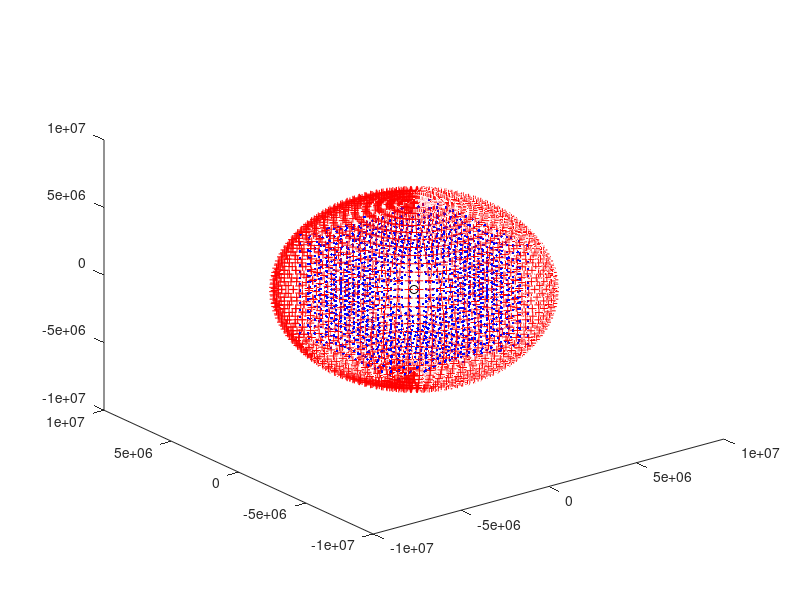

Reproduce this figure in MATLAB.
clc
clear

resolution = 5;

R         = 6371229.0;
d2r       = pi/180;

a         = R/sqrt(3);

dlambda   = resolution*d2r;
dtheta    = resolution*d2r;
lambda    = -pi:dlambda:pi;
theta     = -pi/2:dtheta:pi/2;

nx        = size(lambda,2);
ny        = size(theta ,2);

lambda    = repmat(lambda,ny,1);
theta     = repmat(theta ,nx,1)';
[X,Y,Z]   = sph2cart(lambda,theta,R);

x         = a*tan(lambda);
y         = a*tan(theta).*sec(lambda);
a_matrix  = ones(size(x))*a;

point_idx = abs(x)<=a & abs(y)<=a;

% Plot Origin point
plot3(0,0,0,'o','Color','k')
hold on

% Plot Cube
plot3(a_matrix(point_idx),x       (point_idx),y(point_idx)       ,'.','Color','b')
hold on
plot3(x       (point_idx),a_matrix(point_idx),y(point_idx)       ,'.','Color','b')
hold on
plot3(x       (point_idx),y       (point_idx),a_matrix(point_idx),'.','Color','b')
hold on
plot3(-a_matrix(point_idx),x       (point_idx),y(point_idx)       ,'.','Color','b')
hold on
plot3(x       (point_idx),-a_matrix(point_idx),y(point_idx)       ,'.','Color','b')
hold on
plot3(x       (point_idx),y       (point_idx),-a_matrix(point_idx),'.','Color','b')
hold on


% Plot Sphere
plot3(X,Y,Z,'+','Color','r')